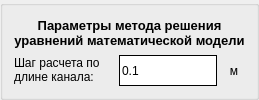
              <widget class="QGroupBox" name="groupBox_6">
               <property name="styleSheet">
                <string notr="true">QGroupBox#groupBox_6{
border: 2px solid #000000;
	background-color: rgb(220, 236, 255);
border-radius: 20px;
}</string>
               </property>
               <property name="title">
                <string/>
               </property>
               <layout class="QGridLayout" name="gridLayout_5">
                <item row="0" column="0">
                 <widget class="QLabel" name="label_32">
                  <property name="font">
                   <font>
                    <pointsize>10</pointsize>
                    <weight>75</weight>
                    <bold>true</bold>
                   </font>
                  </property>
                  <property name="text">
                   <string>&lt;html&gt;&lt;head/&gt;&lt;body&gt;&lt;p&gt;Параметры метода решения &lt;br/&gt;уравнений математической модели&lt;/p&gt;&lt;/body&gt;&lt;/html&gt;</string>
                  </property>
                  <property name="alignment">
                   <set>Qt::AlignCenter</set>
                  </property>
                 </widget>
                </item>
                <item row="1" column="0">
                 <layout class="QHBoxLayout" name="horizontalLayout_15" stretch="45,45,10">
                  <item>
                   <widget class="QLabel" name="label_35">
                    <property name="sizePolicy">
                     <sizepolicy hsizetype="Ignored" vsizetype="Ignored">
                      <horstretch>0</horstretch>
                      <verstretch>0</verstretch>
                     </sizepolicy>
                    </property>
                    <property name="font">
                     <font>
                      <pointsize>8</pointsize>
                     </font>
                    </property>
                    <property name="text">
                     <string>&lt;html&gt;&lt;head/&gt;&lt;body&gt;&lt;p&gt;&lt;span style=&quot; font-size:9pt;&quot;&gt;Шаг расчета по&lt;br/&gt;длине канала:&lt;/span&gt;&lt;/p&gt;&lt;/body&gt;&lt;/html&gt;</string>
                    </property>
                   </widget>
                  </item>
                  <item>
                   <widget class="QLineEdit" name="lineEdit_15">
                    <property name="sizePolicy">
                     <sizepolicy hsizetype="Expanding" vsizetype="Ignored">
                      <horstretch>0</horstretch>
                      <verstretch>0</verstretch>
                     </sizepolicy>
                    </property>
                    <property name="styleSheet">
                     <string notr="true">QLineEdit{
	
	background-color: rgb(255, 255, 255);
border: 1px solid #000000;
}</string>
                    </property>
                    <property name="text">
                     <string>0.1</string>
                    </property>
                   </widget>
                  </item>
                  <item>
                   <widget class="QLabel" name="label_36">
                    <property name="sizePolicy">
                     <sizepolicy hsizetype="Ignored" vsizetype="Ignored">
                      <horstretch>0</horstretch>
                      <verstretch>0</verstretch>
                     </sizepolicy>
                    </property>
                    <property name="font">
                     <font>
                      <pointsize>9</pointsize>
                     </font>
                    </property>
                    <property name="text">
                     <string>м</string>
                    </property>
                    <property name="alignment">
                     <set>Qt::AlignCenter</set>
                    </property>
                   </widget>
                  </item>
                 </layout>
                </item>
               </layout>
              </widget>
